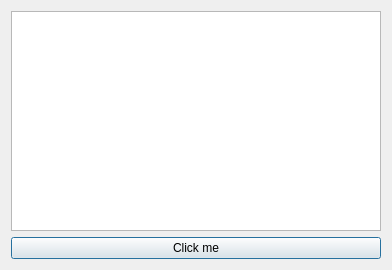
<?xml version="1.0" encoding="UTF-8"?>
<ui version="4.0">
 <class>Dialog</class>
 <widget class="QDialog" name="Dialog">
  <property name="geometry">
   <rect>
    <x>0</x>
    <y>0</y>
    <width>392</width>
    <height>270</height>
   </rect>
  </property>
  <property name="windowTitle">
   <string>Dialog</string>
  </property>
  <layout class="QVBoxLayout" name="verticalLayout">
   <item>
    <widget class="QListWidget" name="listWidget"/>
   </item>
   <item>
    <widget class="QPushButton" name="pushButton">
     <property name="text">
      <string>Click me</string>
     </property>
    </widget>
   </item>
  </layout>
 </widget>
 <layoutdefault spacing="6" margin="11"/>
 <resources/>
 <connections/>
</ui>
